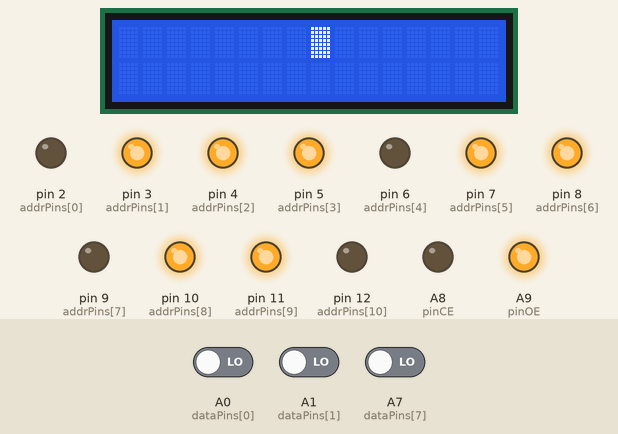
Simulated run of this sketch. Board: Arduino Mega 2560, built with avr-gcc and run on an emulated ATmega2560. Shown: 16×2 character LCD, output pins drawn as LEDs (lit = HIGH). Wiring (inferred from the names in the program): character LCD (HD44780): RS A6; E A10; data A5, A4, A3, A2. Inputs (shaded band) come from the test bench; at power-on: A0 (dataPins[0]) LOW, A1 (dataPins[1]) LOW, A7 (dataPins[7]) LOW. The character LCD is taken to start in 4-bit mode; pins used as bus, display or sensor lines are not drawn; what the sketch prints to the serial monitor is not drawn.

Above: at 3.4 s.
At 4.0 s:
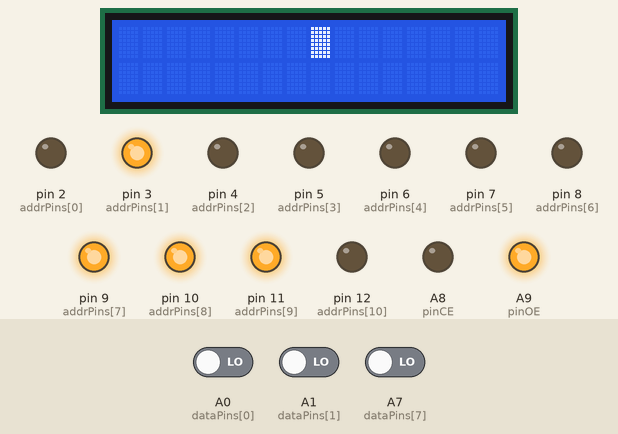
At 4.9 s:
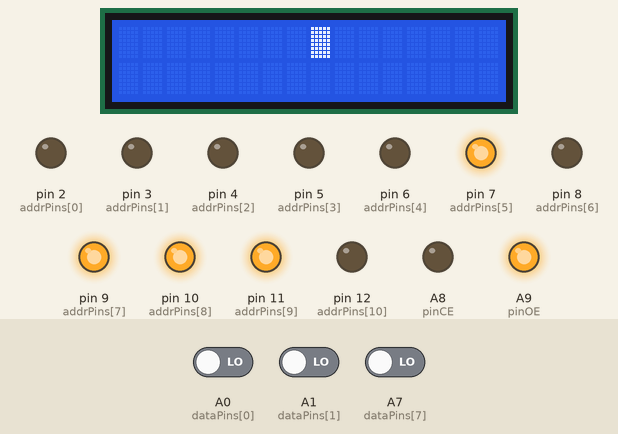
At 6.5 s:
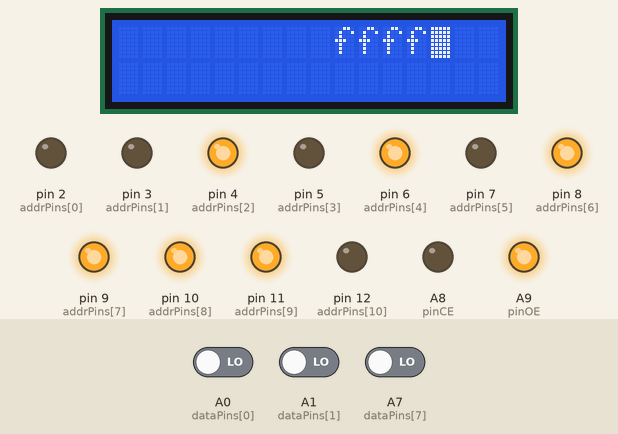
At 7.1 s:
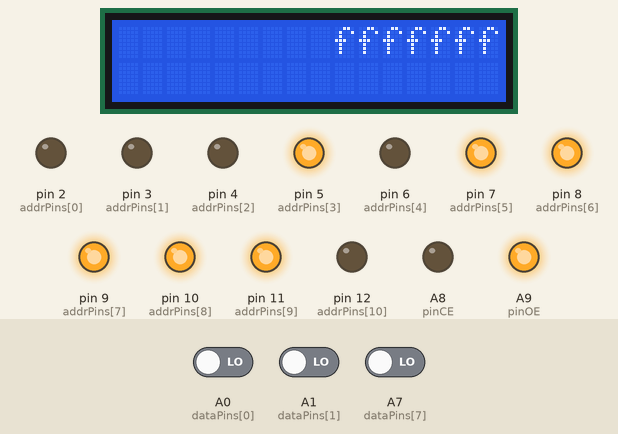
At 7.9 s:
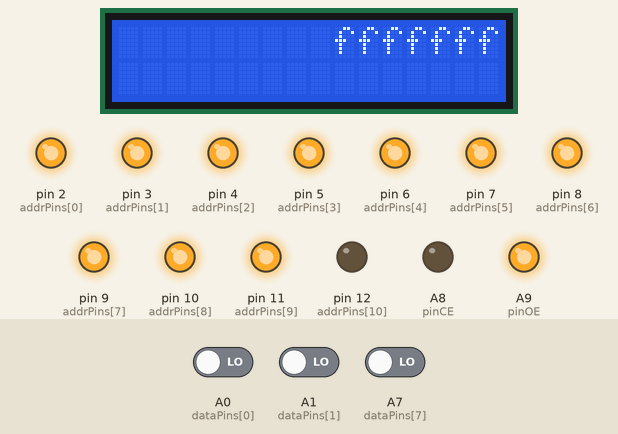
Timing chart, 0 to 9.4 s (numbered marks = the images above):
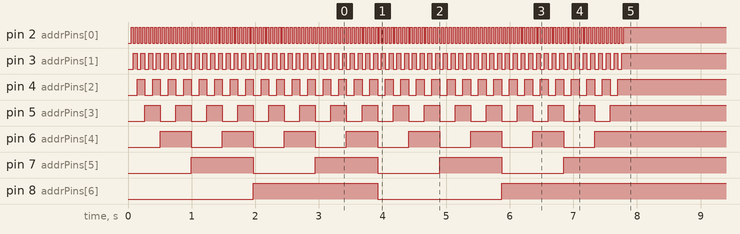

The sketch:

EEPROM.ino
```cpp
const byte addrPins[11] = {2,3,4,5,6,7,8,9,10,11,12};
const byte dataPins[8]  = {A0,A1,A2,A3,A4,A5,A6,A7};

const byte pinCE = A8;
const byte pinOE = A9;
const byte pinWE = A10;

void setup() {
  Serial.begin(115200);
  Serial.println("Start");

  for (byte i = 0; i < 11; i++)
    pinMode(addrPins[i], OUTPUT);

  for (byte i = 0; i < 8; i++)
    pinMode(dataPins[i], INPUT);

  pinMode(pinCE, OUTPUT);
  pinMode(pinOE, OUTPUT);
  pinMode(pinWE, OUTPUT);

  digitalWrite(pinCE, LOW);
  digitalWrite(pinOE, HIGH);
  digitalWrite(pinWE, HIGH);

  eepromWrite(0, 0);


    uint16_t a1 = 0b00000000000;
    uint16_t b1 = 0b00011111111;

    uint16_t a2 = 0b00100000000;
    uint16_t b2 = 0b00111111111;

    uint16_t a3 = 0b01100000000;
    uint16_t b3 = 0b01111111111;

    for (uint16_t adr = a3; adr <= b3; adr++) {

    uint16_t num = getNum(adr);
    byte data = numberToDisplay(num);
    eepromWrite(adr, data);

    delay(10);

    byte verify = eepromRead(adr);
    //printStuff(adr, data, verify, num);
  }


  Serial.println("End");
}

void loop() {}


uint16_t getNum(uint16_t adr){

  uint16_t num = adr & 0b00011111111;

  if(adr >= 0b00000000000 && adr <= 0b00011111111){
    return num % 10;
  }

  else if (adr >= 0b00100000000 && adr <= 0b00111111111){
    return (num % 100) / 10;
  }

  else if (adr >= 0b01000000000 && adr <= 0b01111111111){
    return num / 100;
  }

  else if (adr >= 0b10000000000 && adr <= 0b11111111111){
    return 0;
  }

  return 0;


  return 0;
}

void printStuff(uint16_t adr, byte data, byte verify, uint16_t num){
    Serial.println("--------");

    Serial.print("adr - ");
    Serial.print(adr, BIN);
    Serial.print(" (");
    Serial.print(adr);
    Serial.println(")");

    Serial.print("num - ");
    Serial.println(num);

    Serial.print("write - ");
    Serial.println(data, BIN);

    Serial.print("read ");
    Serial.println(verify, BIN);
}

void setAddress(uint16_t address) {
  for (byte i = 0; i < 11; i++)
    digitalWrite(addrPins[i], (address >> i) & 1);
}

void clearDataBus() {
  for (byte i = 0; i < 8; i++) {
    pinMode(dataPins[i], OUTPUT);
    digitalWrite(dataPins[i], LOW);
  }
}

void setDataPinsOutput() {
  for (byte i = 0; i < 8; i++)
    pinMode(dataPins[i], OUTPUT);
}

void setDataPinsInput() {
  for (byte i = 0; i < 8; i++)
    pinMode(dataPins[i], INPUT);
}

void writeDataBus(byte data) {
  for (byte i = 0; i < 8; i++)
    digitalWrite(dataPins[i], (data >> i) & 1);
}

void eepromWrite(uint16_t address, byte data) {
  setAddress(address);

  clearDataBus();
  writeDataBus(data);
  setDataPinsOutput();

  delayMicroseconds(10);

  digitalWrite(pinOE, HIGH);
  digitalWrite(pinWE, LOW);
  delayMicroseconds(20);
  digitalWrite(pinWE, HIGH);

  delay(20);
}

byte eepromRead(uint16_t address) {
  setAddress(address);
  setDataPinsInput();

  delayMicroseconds(10);
  digitalWrite(pinWE, HIGH);
  digitalWrite(pinOE, LOW);
  delayMicroseconds(20);

  byte data = 0;
  for (byte i = 0; i < 8; i++)
    data |= (digitalRead(dataPins[i]) << i);

  digitalWrite(pinOE, HIGH);
  return data;
}

byte numberToDisplay(int n) {
  switch (n) {
    case 0: return 0b00111111;
    case 1: return 0b00000110;
    case 2: return 0b01011011;
    case 3: return 0b01001111;
    case 4: return 0b01100110;
    case 5: return 0b01101101;
    case 6: return 0b01111101;
    case 7: return 0b00000111;
    case 8: return 0b01111111;
    case 9: return 0b01101111;
    default: return 0b00000000;
  }
}
```
